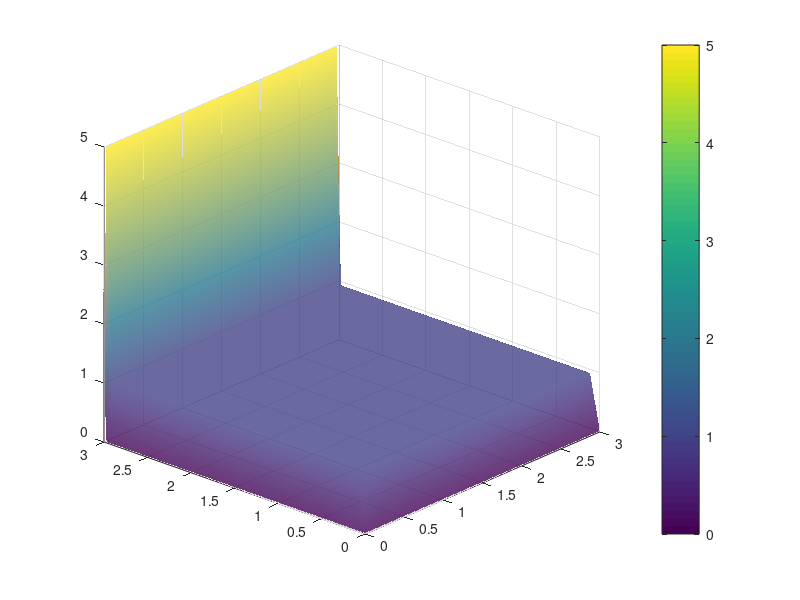

Write MATLAB code to recreate this figure. (Note: this script raises an error after producing the figure.)
%hw 8
%solving eliptical PDE using Jacobi, 
% next versions will do Gauss_Seidel and successive
%over-relaxation (SOR)

clc 
clear

%set steps and maximum iterations
steps=100;
max_iter=100000;
max_error=1e-12;
figures=10;

%set dimensions
size=3; %cm;


phi_new=ones(steps,steps);

%set initial conditions

%top border at 5 volts
phi_new(steps,2:steps-1)=5*ones(1,steps-2);

%other borders are at zero 
phi_new(1,:)=zeros(1,steps);
phi_new(2:steps-1,1)=zeros(steps-2,1);
phi_new(2:steps-1,steps)=zeros(steps-2,1);

%create copy to keep track of old iterations
phi_old=phi_new;
done=false;

%Jacobi guesses for new iterations
for iter=1:max_iter
    if(done==true)
        break
    end
    for i=2:steps-1
        for j=2:steps-1
            phi_new(j,i)=.25*(phi_old(j,i-1)+phi_old(j,i+1)+phi_old(j-1,i)+phi_old(j+1,i));
        end
    end
    
    %check for convergence
    error_matrix=abs(phi_new-phi_old)./phi_old;
    error=max(error_matrix);
    if (error<max_error)
        done=true;
    end
    
    phi_old=phi_new;

    %plot various progressions
    if(iter==1)
    %if((iter<10 && mod(iter,2)==0)||(iter<100 && mod(iter,20)==0)||( iter<1000 && mod(iter,100)==0) || ( iter>1000 &&mod(iter, 1000)==0) || done==true)
        x=linspace(0,size,steps);
        y=linspace(0,size,steps);
     [X,Y]=meshgrid(x,y);
    figure
    C=phi_new;


    surf(X,Y,phi_new,C,'FaceAlpha',.79,'EdgeColor', 'none','FaceColor','interp')
    view(-48,25)
    c=colorbar;
    c.Label.String = 'Volts';
    camlight left
    axis tight
        if(done==true)
        title(['final Jacobi iteration: ',num2str(iter)]) 
        else
        title(['Jacobi iteration: ',num2str(iter)])
        end
    zlabel({'Volts'});
    ylabel({'cm'});
    xlabel({'cm'});
    end
end


